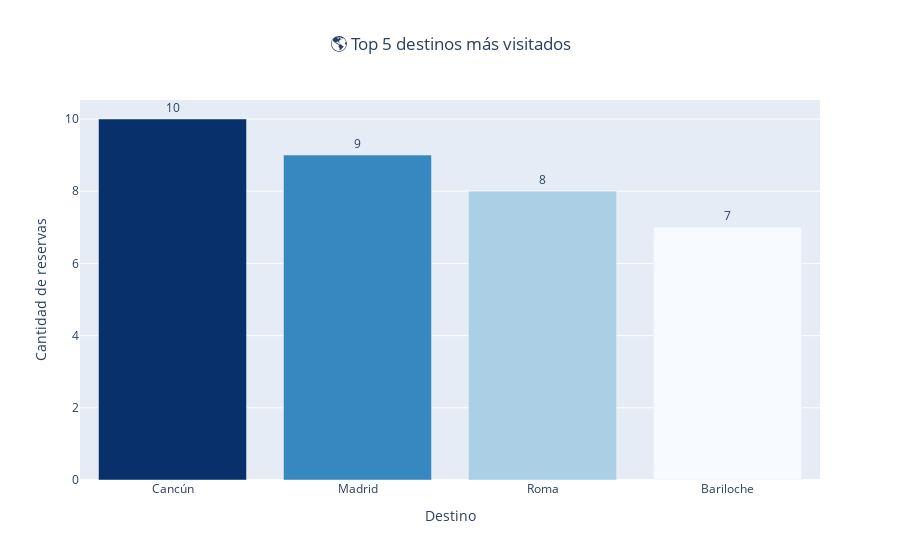

Notebook source saved alongside this figure:
### Markdown cell above
Estadísticas

### Code cell
import pandas as pd
import plotly.express as px

def top5_destinos_mas_visitados_plotly():
    """
    Muestra el TOP 5 de destinos más visitados (reservas confirmadas o pagadas),
    con gráfico interactivo en Plotly.
    """
    print("\n" + "="*80)
    print("2.m.i — TOP 5 DESTINOS MÁS VISITADOS")
    print("="*80)

    # Reservas confirmadas o pagadas por destino
    agg = list(db.reservas.aggregate([
        {"$match": {"estado": {"$in": ["Confirmada", "Pagada"]}}},
        {"$group": {"_id": "$destino_id", "cantidad": {"$sum": 1}}},
        {"$sort": {"cantidad": -1}},
        {"$limit": 5}
    ]))

    # Mapeo destino_id → ciudad
    destinos_dict = {d["destino_id"]: d["ciudad"] for d in db.destinos.find({}, {"_id": 0, "destino_id": 1, "ciudad": 1})}
    ciudades = [destinos_dict.get(a["_id"], str(a["_id"])) for a in agg]
    valores = [a["cantidad"] for a in agg]

    # DataFrame
    df = pd.DataFrame({"Destino": ciudades, "Reservas": valores})

    # Gráfico de barras (color más fuerte = más reservas)
    fig = px.bar(
        df,
        x="Destino",
        y="Reservas",
        color="Reservas",
        color_continuous_scale="Blues",
        title="🌎 Top 5 destinos más visitados",
        text="Reservas"
    )
    fig.update_traces(textposition="outside")
    fig.update_layout(
        xaxis_title="Destino",
        yaxis_title="Cantidad de reservas",
        title_x=0.5,
        coloraxis_showscale=False
    )
    fig.show()

    # 5️⃣ Mensaje del destino más visitado
    top_destino = df.iloc[0]
    print(f"🏆 El destino más visitado es **{top_destino['Destino']}**, con {top_destino['Reservas']} reservas.")
    return df

# Ejecutar
df_top5_destinos = top5_destinos_mas_visitados_plotly()

### Figure 1 — Plotly figure (JSON) as saved in the notebook; plotly's stock layout.template omitted (floating-point values rounded to 4 significant figures)
{"data": [{"hovertemplate": "Destino=%{x}<br>Reservas=%{marker.color}<extra></extra>", "legendgroup": "", "marker": {"color": [10, 9, 8, 7], "coloraxis": "coloraxis", "pattern": {"shape": ""}}, "name": "", "orientation": "v", "showlegend": false, "text": [10.0, 9.0, 8.0, 7.0], "textposition": "outside", "type": "bar", "x": ["Cancún", "Madrid", "Roma", "Bariloche"], "xaxis": "x", "y": [10, 9, 8, 7], "yaxis": "y"}], "layout": {"barmode": "relative", "coloraxis": {"colorbar": {"title": {"text": "Reservas"}}, "colorscale": [[0, "rgb(247,251,255)"], [0.125, "rgb(222,235,247)"], [0.25, "rgb(198,219,239)"], [0.375, "rgb(158,202,225)"], [0.5, "rgb(107,174,214)"], [0.625, "rgb(66,146,198)"], [0.75, "rgb(33,113,181)"], [0.875, "rgb(8,81,156)"], [1, "rgb(8,48,107)"]], "showscale": false}, "legend": {"tracegroupgap": 0}, "title": {"text": "🌎 Top 5 destinos más visitados", "x": 0.5}, "xaxis": {"anchor": "y", "domain": [0, 1], "title": {"text": "Destino"}}, "yaxis": {"anchor": "x", "domain": [0, 1], "title": {"text": "Cantidad de reservas"}}}}
